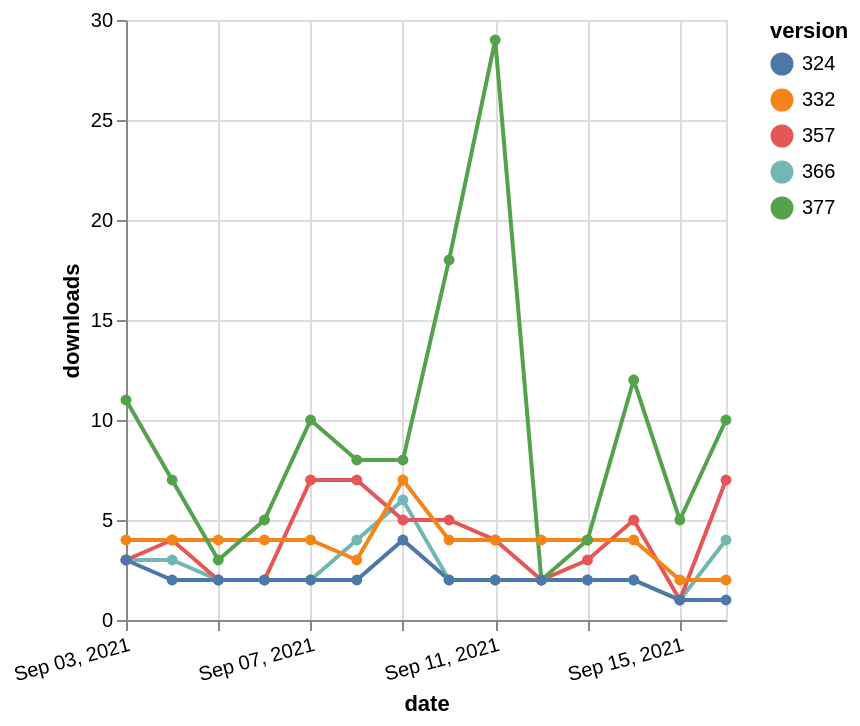

Source (Vega-Lite JSON):
### Vega-Lite specification from a JSON file in a GitHub repository (floating-point values rounded to 4 significant figures)
{"$schema": "https://vega.github.io/schema/vega-lite/v5.json", "description": "A simple bar chart with embedded data.", "data": {"values": [{"date": "2021-09-03", "total": 4058, "delta": 3, "version": "366"}, {"date": "2021-09-04", "total": 4061, "delta": 3, "version": "366"}, {"date": "2021-09-05", "total": 4063, "delta": 2, "version": "366"}, {"date": "2021-09-06", "total": 4065, "delta": 2, "version": "366"}, {"date": "2021-09-07", "total": 4067, "delta": 2, "version": "366"}, {"date": "2021-09-08", "total": 4071, "delta": 4, "version": "366"}, {"date": "2021-09-09", "total": 4077, "delta": 6, "version": "366"}, {"date": "2021-09-10", "total": 4079, "delta": 2, "version": "366"}, {"date": "2021-09-11", "total": 4081, "delta": 2, "version": "366"}, {"date": "2021-09-12", "total": 4083, "delta": 2, "version": "366"}, {"date": "2021-09-13", "total": 4085, "delta": 2, "version": "366"}, {"date": "2021-09-14", "total": 4087, "delta": 2, "version": "366"}, {"date": "2021-09-15", "total": 4088, "delta": 1, "version": "366"}, {"date": "2021-09-16", "total": 4092, "delta": 4, "version": "366"}, {"date": "2021-09-03", "total": 5829, "delta": 3, "version": "357"}, {"date": "2021-09-04", "total": 5833, "delta": 4, "version": "357"}, {"date": "2021-09-05", "total": 5835, "delta": 2, "version": "357"}, {"date": "2021-09-06", "total": 5837, "delta": 2, "version": "357"}, {"date": "2021-09-07", "total": 5844, "delta": 7, "version": "357"}, {"date": "2021-09-08", "total": 5851, "delta": 7, "version": "357"}, {"date": "2021-09-09", "total": 5856, "delta": 5, "version": "357"}, {"date": "2021-09-10", "total": 5861, "delta": 5, "version": "357"}, {"date": "2021-09-11", "total": 5865, "delta": 4, "version": "357"}, {"date": "2021-09-12", "total": 5867, "delta": 2, "version": "357"}, {"date": "2021-09-13", "total": 5870, "delta": 3, "version": "357"}, {"date": "2021-09-14", "total": 5875, "delta": 5, "version": "357"}, {"date": "2021-09-15", "total": 5876, "delta": 1, "version": "357"}, {"date": "2021-09-16", "total": 5883, "delta": 7, "version": "357"}, {"date": "2021-09-03", "total": 6104, "delta": 4, "version": "332"}, {"date": "2021-09-04", "total": 6108, "delta": 4, "version": "332"}, {"date": "2021-09-05", "total": 6112, "delta": 4, "version": "332"}, {"date": "2021-09-06", "total": 6116, "delta": 4, "version": "332"}, {"date": "2021-09-07", "total": 6120, "delta": 4, "version": "332"}, {"date": "2021-09-08", "total": 6123, "delta": 3, "version": "332"}, {"date": "2021-09-09", "total": 6130, "delta": 7, "version": "332"}, {"date": "2021-09-10", "total": 6134, "delta": 4, "version": "332"}, {"date": "2021-09-11", "total": 6138, "delta": 4, "version": "332"}, {"date": "2021-09-12", "total": 6142, "delta": 4, "version": "332"}, {"date": "2021-09-13", "total": 6146, "delta": 4, "version": "332"}, {"date": "2021-09-14", "total": 6150, "delta": 4, "version": "332"}, {"date": "2021-09-15", "total": 6152, "delta": 2, "version": "332"}, {"date": "2021-09-16", "total": 6154, "delta": 2, "version": "332"}, {"date": "2021-09-03", "total": 10352, "delta": 11, "version": "377"}, {"date": "2021-09-04", "total": 10359, "delta": 7, "version": "377"}, {"date": "2021-09-05", "total": 10362, "delta": 3, "version": "377"}, {"date": "2021-09-06", "total": 10367, "delta": 5, "version": "377"}, {"date": "2021-09-07", "total": 10377, "delta": 10, "version": "377"}, {"date": "2021-09-08", "total": 10385, "delta": 8, "version": "377"}, {"date": "2021-09-09", "total": 10393, "delta": 8, "version": "377"}, {"date": "2021-09-10", "total": 10411, "delta": 18, "version": "377"}, {"date": "2021-09-11", "total": 10440, "delta": 29, "version": "377"}, {"date": "2021-09-12", "total": 10442, "delta": 2, "version": "377"}, {"date": "2021-09-13", "total": 10446, "delta": 4, "version": "377"}, {"date": "2021-09-14", "total": 10458, "delta": 12, "version": "377"}, {"date": "2021-09-15", "total": 10463, "delta": 5, "version": "377"}, {"date": "2021-09-16", "total": 10473, "delta": 10, "version": "377"}, {"date": "2021-09-03", "total": 2590, "delta": 3, "version": "324"}, {"date": "2021-09-04", "total": 2592, "delta": 2, "version": "324"}, {"date": "2021-09-05", "total": 2594, "delta": 2, "version": "324"}, {"date": "2021-09-06", "total": 2596, "delta": 2, "version": "324"}, {"date": "2021-09-07", "total": 2598, "delta": 2, "version": "324"}, {"date": "2021-09-08", "total": 2600, "delta": 2, "version": "324"}, {"date": "2021-09-09", "total": 2604, "delta": 4, "version": "324"}, {"date": "2021-09-10", "total": 2606, "delta": 2, "version": "324"}, {"date": "2021-09-11", "total": 2608, "delta": 2, "version": "324"}, {"date": "2021-09-12", "total": 2610, "delta": 2, "version": "324"}, {"date": "2021-09-13", "total": 2612, "delta": 2, "version": "324"}, {"date": "2021-09-14", "total": 2614, "delta": 2, "version": "324"}, {"date": "2021-09-15", "total": 2615, "delta": 1, "version": "324"}, {"date": "2021-09-16", "total": 2616, "delta": 1, "version": "324"}]}, "width": "container", "mark": {"type": "line", "point": {"filled": true}}, "encoding": {"x": {"field": "date", "type": "temporal", "timeUnit": "yearmonthdate", "title": "date", "axis": {"labelAngle": -15}}, "y": {"field": "delta", "type": "quantitative", "title": "downloads"}, "color": {"field": "version", "type": "nominal"}, "tooltip": {"field": "delta"}}}
